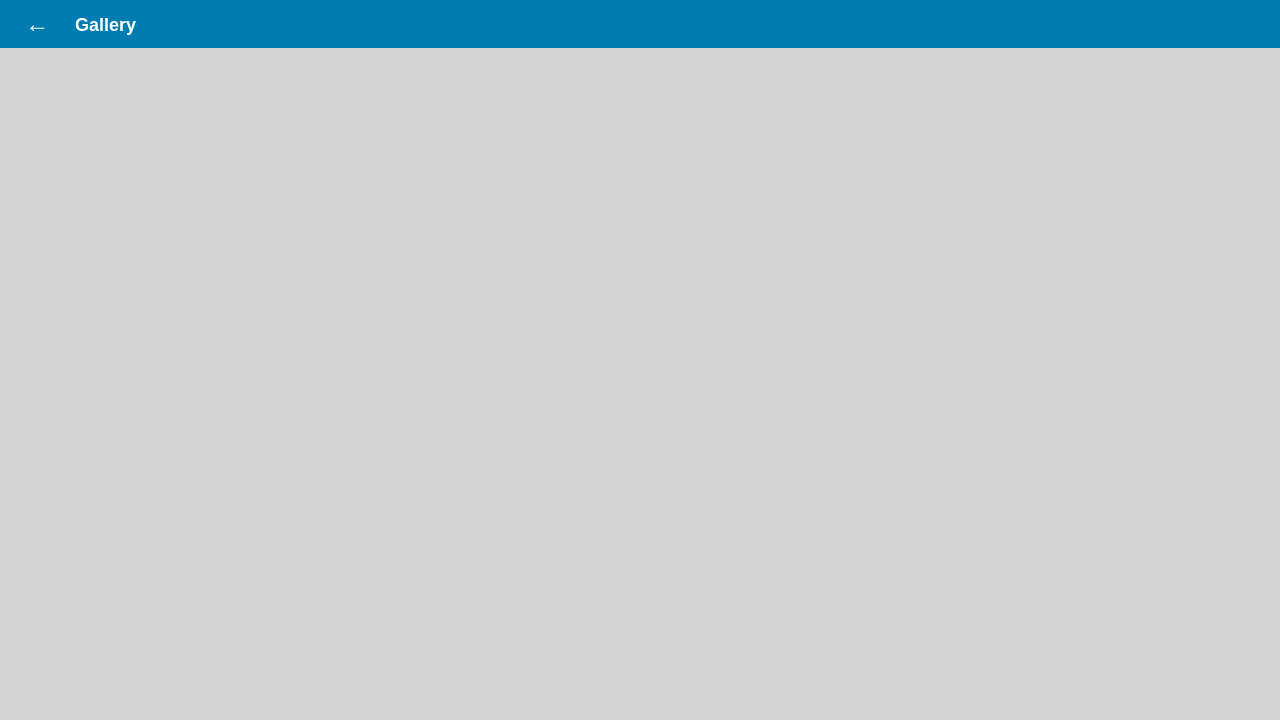
<?xml version="1.0" encoding="UTF-8"?>
<ui version="4.0">
 <class>GalleryPage</class>
 <widget class="QWidget" name="galleryPage">
  <property name="geometry">
   <rect>
    <x>0</x>
    <y>0</y>
    <width>1280</width>
    <height>720</height>
   </rect>
  </property>
  <property name="styleSheet">
   <string notr="true">background-color: #D3D3D3;</string>
  </property>
  <layout class="QVBoxLayout" name="mainLayout">
   <property name="spacing">
    <number>0</number>
   </property>
   <property name="leftMargin">
    <number>0</number>
   </property>
   <property name="topMargin">
    <number>0</number>
   </property>
   <property name="rightMargin">
    <number>0</number>
   </property>
   <property name="bottomMargin">
    <number>0</number>
   </property>
   <!-- 头部区域 -->
   <item>
    <widget class="QWidget" name="headerWidget">
     <property name="minimumSize">
      <size>
       <width>0</width>
       <height>48</height>
      </size>
     </property>
     <property name="maximumSize">
      <size>
       <width>16777215</width>
       <height>48</height>
      </size>
     </property>
     <property name="styleSheet">
      <string notr="true">background-color: #007CB0;</string>
     </property>
     <layout class="QHBoxLayout" name="headerLayout">
      <property name="spacing">
       <number>12</number>
      </property>
      <property name="leftMargin">
       <number>12</number>
      </property>
      <property name="topMargin">
       <number>0</number>
      </property>
      <property name="rightMargin">
       <number>12</number>
      </property>
      <property name="bottomMargin">
       <number>0</number>
      </property>
      <!-- 返回箭头 -->
      <item>
       <widget class="QLabel" name="backLabel">
        <property name="text">
         <string>  ←  </string>
        </property>
        <property name="styleSheet">
         <string notr="true">color: white; font-size: 24px;</string>
        </property>
       </widget>
      </item>
      <!-- 标题 -->
      <item>
       <widget class="QLabel" name="titleLabel">
        <property name="text">
         <string>Gallery</string>
        </property>
        <property name="styleSheet">
         <string notr="true">color: white; font-size: 18px; font-weight: bold;</string>
        </property>
       </widget>
      </item>
      <!-- 右侧拉伸 -->
      <item>
       <spacer name="headerSpacer">
        <property name="orientation">
         <enum>Qt::Horizontal</enum>
        </property>
        <property name="sizeHint" stdset="0">
         <size>
          <width>40</width>
          <height>20</height>
         </size>
        </property>
       </spacer>
      </item>
     </layout>
    </widget>
   </item>
   <!-- 滚动区域 -->
   <item>
    <widget class="QScrollArea" name="scrollArea">
     <property name="styleSheet">
      <string notr="true">QScrollArea { background-color: #D3D3D3; border: none; }</string>
     </property>
     <property name="horizontalScrollBarPolicy">
      <enum>Qt::ScrollBarAlwaysOff</enum>
     </property>
     <property name="verticalScrollBarPolicy">
      <enum>Qt::ScrollBarAlwaysOff</enum>
     </property>
     <property name="widgetResizable">
      <bool>true</bool>
     </property>
     <widget class="QWidget" name="gridWidget">
      <property name="geometry">
       <rect>
        <x>0</x>
        <y>0</y>
        <width>1280</width>
        <height>672</height>
       </rect>
      </property>
      <property name="styleSheet">
       <string notr="true">background-color: #D3D3D3;</string>
      </property>
      <layout class="QGridLayout" name="gridLayout">
       <property name="leftMargin">
        <number>8</number>
       </property>
       <property name="topMargin">
        <number>8</number>
       </property>
       <property name="rightMargin">
        <number>8</number>
       </property>
       <property name="bottomMargin">
        <number>8</number>
       </property>
       <property name="spacing">
        <number>8</number>
       </property>
      </layout>
     </widget>
    </widget>
   </item>
  </layout>
 </widget>
 <resources/>
 <connections/>
</ui>
